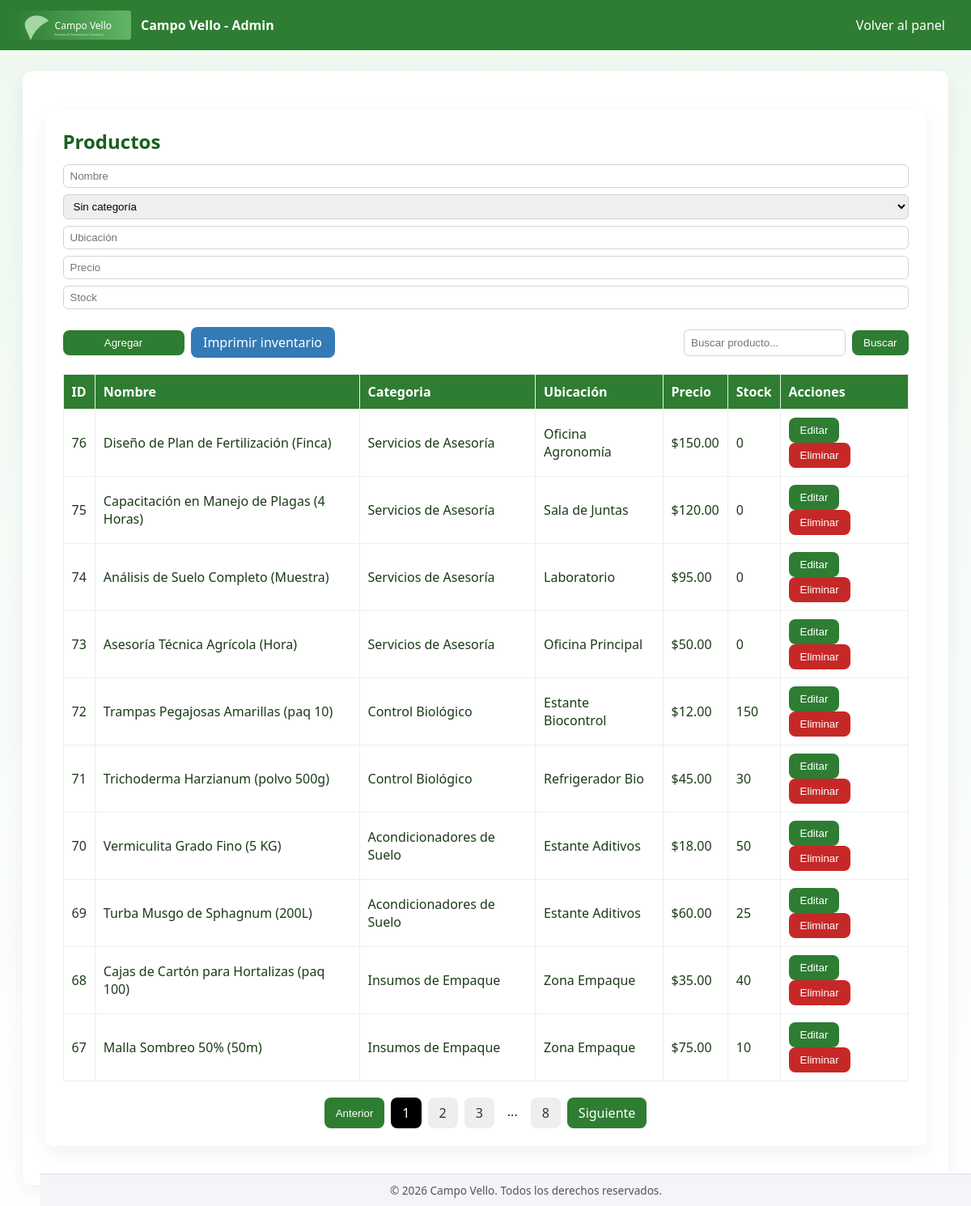
/admin/gestionar_productos.php (signed in), run on the app's committed database.
### tables this page shows
CREATE TABLE `productos` (
  `id` int(11) NOT NULL,
  `name` varchar(150) DEFAULT NULL,
  `category_id` int(11) DEFAULT NULL,
  `location` varchar(120) DEFAULT NULL,
  `price` decimal(10,2) DEFAULT NULL,
  `stock` int(11) DEFAULT 0
);

CREATE TABLE `categorias` (
  `id` int(11) NOT NULL,
  `name` varchar(120) DEFAULT NULL
);

### admin/gestionar_productos.php (the view, shortened to what this page needs)
<?php
$pdo = getPDO();
$search_query = $_GET['search'] ?? '';
$is_searching = !empty($search_query);
$limit = 10;
$page = (int) ($_GET['page'] ?? 1);
$count_sql = 'SELECT COUNT(id) FROM productos';
$main_sql = '
    SELECT p.*, c.name as category
    FROM productos p
    LEFT JOIN categorias c ON p.category_id = c.id';
$params = [];
$total_products_stmt = $pdo->prepare($count_sql);
$total_products_stmt->execute();
$total_products = $total_products_stmt->fetchColumn();
if ($is_searching) {
    $total_pages = 1;
    $offset = 0;
    $limit_clause = '';
} else {
    $total_pages = ceil($total_products / $limit);
    $offset = ($page - 1) * $limit;
    $limit_clause = ' LIMIT :limit OFFSET :offset';
    $params[':limit'] = $limit;
    $params[':offset'] = $offset;
}
$sql = $main_sql . ' ORDER BY p.id DESC' . $limit_clause;
$stmt = $pdo->prepare($sql);
foreach ($params as $key => $value) {
    $type = PDO::PARAM_STR;
    if ($key === ':limit' || $key === ':offset') {
        $type = PDO::PARAM_INT;
    }
    $stmt->bindValue($key, $value, $type);
}
$stmt->execute();
$products = $stmt->fetchAll();
?>
<!doctype html>
<html lang="es">
<head>
    <link rel='stylesheet' href='../assets/css/style.css'>
</head>
<body>
    <nav>
        <div style='display:flex;gap:12px;align-items:center'>
            <img src='../assets/img/logo.svg' style='height:36px' alt='logo'>
            <strong>Campo Vello - Admin</strong>
        </div>
        <div>
            <a href='dashboard.php' style='color:#fff' class="btn">Volver al panel</a>
        </div>
    </nav>
    <div class='container'>
        <div class='container'>
            <h2>Productos</h2>
            <form method='post' id="add-product-form">
                <div class="form-row">
                    <input name='name' placeholder='Nombre' pattern="[a-zA-Z0-9ñÑáÁéÉíÍóÓúÚ\s\-,()]+" required>
                    <select name='category_id' required>
                        <option value=''>Sin categoría</option>
                    </select>
                    <input name='location' pattern="[a-zA-Z0-9ñÑáÁéÉíÍóÓúÚ\s\-,()]+" required placeholder='Ubicación'>
                    <input name='price' type='number' step='0.01' value='' required placeholder='Precio'>
                    <input name='stock' type='number' value='' required placeholder='Stock'>
                </div>
            </form> </br>
            <div class="action-buttons-group">
                <button class='btn btn-equal-size' form="add-product-form">Agregar</button>
                <a href="reporte_inventario_pdf.php" target="_blank" class="btn btn-equal-size" style="background-color:#337ab7;">
                    Imprimir inventario
                </a>
                <div style="margin-left: auto; display: flex; align-items: center; gap: 8px;">
                    <input type="text" id="search_input" placeholder="Buscar producto..."
                        pattern="a-zA-Z0-9ñÑáÁéÉíÍóÓúÚ\s]+"
                        value="<?= htmlspecialchars($search_query) ?>" style="width:200px;">
                    <button type="button" class="btn" id="search_button">Buscar</button>
                </div>
            </div>
            <table class='table'>
                <thead>
                    <tr>
                        <th>ID</th>
                        <th>Nombre</th>
                        <th>Categoria</th>
                        <th>Ubicación</th>
                        <th>Precio</th>
                        <th>Stock</th>
                        <th>Acciones</th>
                    </tr>
                </thead>
                <tbody>
                    <?php foreach ($products as $p) : ?>
                        <tr>
                            <td><?= htmlspecialchars($p['id']) ?></td>
                            <td><?= htmlspecialchars($p['name']) ?></td>
                            <td><?= htmlspecialchars($p['category']) ?></td>
                            <td><?= htmlspecialchars($p['location']) ?></td>
                            <td>$<?= number_format($p['price'], 2) ?></td>
                            <td><?= htmlspecialchars($p['stock']) ?></td>
                            <td>
                                <button class='btn' type="button" onclick="openModal('edit-<?= htmlspecialchars($p['id']) ?>')">Editar</button>
                                <form method='post' style='display:inline-block' onsubmit="return confirm('¿Eliminar este producto?');">
                                    <button class='btn' style='background:#c62828'>Eliminar</button>
                                </form>
                            </td>
                        </tr>
                    <?php endforeach; ?>
                </tbody>
            </table>
            <div style="display: flex; justify-content: center; gap: 8px; margin-top: 20px;">
                <?php if (!$is_searching && $total_pages > 1) : ?>
                    <?php
                        $base_url = 'gestionar_productos.php?page=';
                    ?>
                    <?php if ($page > 1) : ?>
                        <a href="<?= $base_url . ($page - 1) ?>" class="btn">Anterior</a>
                    <?php else : ?>
                        <button class="btn" disabled>Anterior</button>
                    <?php endif; ?>
                    <?php
                        $start = max(1, $page - 2);
                        $end = min($total_pages, $page + 2);
                        for ($i = $start; $i <= $end; $i++) : ?>
                            <a href="<?= $base_url . $i ?>" class="btn" style="<?= $i == $page ? 'background-color:#000; color:#fff;' : 'background-color:#eee; color:#333;' ?>">
                                <?= $i ?>
                            </a>
                        <?php endfor; ?>
                        <?php
                        if ($end < $total_pages) {
                            if ($end < $total_pages - 1) {
                                echo '<span style="padding: 6px 8px;">...</span>';
                            }
                            echo '<a href="' . $base_url . $total_pages . '" class="btn" style="background-color:#eee; color:#333;">' . $total_pages . '</a>';
                        }
                        ?>
                    <?php if ($page < $total_pages) : ?>
                        <a href="<?= $base_url . ($page + 1) ?>" class="btn">Siguiente</a>
                    <?php else : ?>
                        <button class="btn" disabled>Siguiente</button>
                    <?php endif; ?>
                <?php endif; ?>
            </div>
            </div>
         <footer style="
        position: fixed;
        bottom: 0;
        width: 100%;
        text-align: center;
        padding: 10px 0;
        background: #f4f4f9; /* Fondo similar al body */
        border-top: 1px solid #ddd;
        font-size: 0.85em;
        color: #555;
    ">
        &copy; <?= date('Y') ?> Campo Vello. Todos los derechos reservados.
    </footer>
</body>
</html>

### assets/css/style.css (style rules this page uses)
body { font-family: Segoe UI, Tahoma, sans-serif; background: linear-gradient(180deg, #eef8f0, #ffffff); margin: 0; color: #1b3b18; }
h1, h2 { color: #1b5e20; margin: 0 0 12px 0; }
nav { background: #2e7d32; color: #fff; padding: 12px 18px; display: flex; justify-content: space-between; align-items: center; }
.container { width: 95%; max-width: 1100px; margin: 26px auto; background: #fff; border-radius: 10px; padding: 22px; box-shadow: 0 8px 24px rgba(0, 0, 0, 0.06); }
input, select, textarea { padding: 8px; border-radius: 6px; border: 1px solid #ced4da; width: 100%; box-sizing: border-box; }
.btn { display: inline-block; background: #2e7d32; color: #fff; padding: 8px 14px; border-radius: 8px; border: none; cursor: pointer; text-decoration: none; transition: transform .12s ease, box-shadow .12s ease; }
.table { width: 100%; border-collapse: collapse; margin-top: 12px; }
.table th, .table td { padding: 10px; border: 1px solid #e9f1ea; text-align: left; }
.table th { background: #2e7d32; color: #fff; }

### admin/gestionar_productos.php (style rules this page uses)
.form-row { display: flex; gap: 8px; align-items: center; flex-wrap: wrap; }
.form-row input, .form-row select { padding: 6px 8px; }
.action-buttons-group { display: flex; gap: 8px; margin-bottom: 20px; align-items: center; }
.btn-equal-size { width: 150px; text-align: center; }

### data on the page
productos: id "76", name "Diseño de Plan de Fertilización (Finca)", category.name "Servicios de Asesoría", location "Oficina Agronomía", price "150.00", stock "0"
productos: id "75", name "Capacitación en Manejo de Plagas (4 Horas)", category.name "Servicios de Asesoría", location "Sala de Juntas", price "120.00", stock "0"
productos: id "74", name "Análisis de Suelo Completo (Muestra)", category.name "Servicios de Asesoría", location "Laboratorio", price "95.00", stock "0"
productos: id "73", name "Asesoría Técnica Agrícola (Hora)", category.name "Servicios de Asesoría", location "Oficina Principal", price "50.00", stock "0"
productos: id "72", name "Trampas Pegajosas Amarillas (paq 10)", category.name "Control Biológico", location "Estante Biocontrol", price "12.00", stock "150"
productos: id "71", name "Trichoderma Harzianum (polvo 500g)", category.name "Control Biológico", location "Refrigerador Bio", price "45.00", stock "30"
productos: id "70", name "Vermiculita Grado Fino (5 KG)", category.name "Acondicionadores de Suelo", location "Estante Aditivos", price "18.00", stock "50"
productos: id "69", name "Turba Musgo de Sphagnum (200L)", category.name "Acondicionadores de Suelo", location "Estante Aditivos", price "60.00", stock "25"
productos: id "68", name "Cajas de Cartón para Hortalizas (paq 100)", category.name "Insumos de Empaque", location "Zona Empaque", price "35.00", stock "40"
productos: id "67", name "Malla Sombreo 50% (50m)", category.name "Insumos de Empaque", location "Zona Empaque", price "75.00", stock "10"

### other printed values
$total_pages "8"
